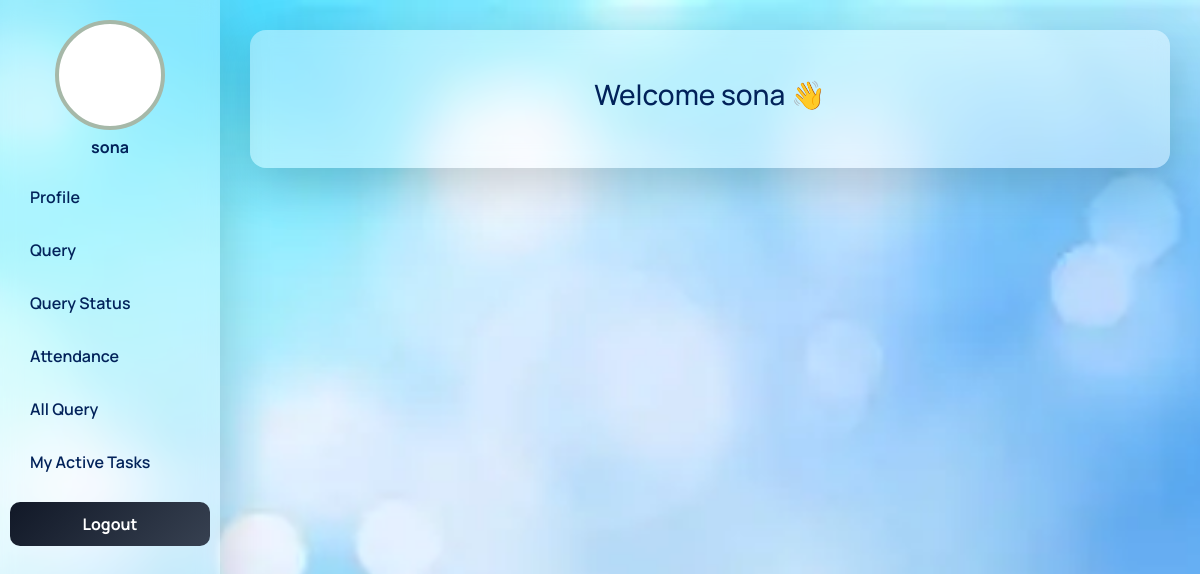
Page /dashboard/ (signed in) on the earlier database version.
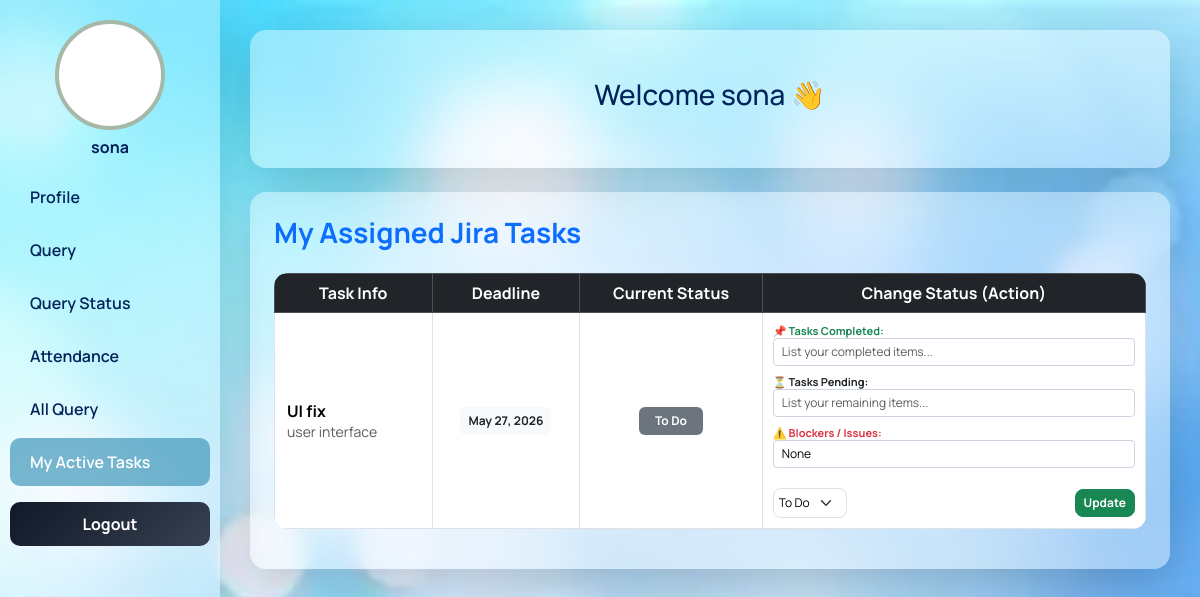
Same page on the later database version.
### app/models.py (models this page shows, shortened)
class AddEmployee(models.Model):
    name = models.CharField(
        max_length=100,
        validators=[MaxLengthValidator(10), MinLengthValidator(3)],
        error_messages={
            'min_length': 'Name must contain at least 3 characters.',
            'max_length': 'Name cannot exceed 20 characters.'
        }
    )
    email = models.EmailField(unique=True)
    contact = models.CharField(
        max_length=15,
        validators=[Emp_contact]
    )
    image = models.ImageField(
        upload_to='employee_images/',
        blank=True,
        null=True
    )
    password = models.CharField(max_length=128)
    department = models.CharField(max_length=50, null=True)
    d_code = models.CharField(max_length=20, null=True)
    d_des = models.CharField(max_length=50, null=True)
    joining_date = models.DateField(null=True, blank=True)
    salary = models.IntegerField(null=True, blank=True)

class Task(models.Model):
    STATUS_CHOICES = [
        ('TODO', 'To Do'),
        ('IN_PROGRESS', 'In Progress'),
        ('DONE', 'Done'),
    ]
    title = models.CharField(max_length=200)
    description = models.TextField()
    assigned_to = models.ForeignKey(AddEmployee, on_delete=models.CASCADE, related_name='tasks')
    status = models.CharField(max_length=20, choices=STATUS_CHOICES, default='TODO')
    created_at = models.DateTimeField(auto_now_add=True)
    due_date = models.DateField()
    progress_note = models.TextField(null=True, blank=True)

### app/views.py (the view)
# urls.py: path('dashboard/',dashboard,name='dashboard'),
def dashboard(req):
    if req.session.get('admin', None):
        data = req.session.get('admin')
        total_emp = new.objects.count()
        total_dep = dep.objects.count()
        total_query = Query.objects.count()
        total_tasks = Task.objects.count() # 🔥 Naya task count
        today = date.today()
        today_attendance = Attendance.objects.filter(date=today).count()
        return render(req, 'admindashboard.html', {
            'data': data,
            'total_emp': total_emp,
            'total_dep': total_dep,
            'total_query': total_query,
            'today_attendance': today_attendance,
            'total_tasks': total_tasks # 🔥 Template me bheja
        })
    elif req.session.get('user_id', None):
        id = req.session['user_id']
        userdata = new.objects.get(id=id)
        my_tasks = Task.objects.filter(assigned_to=userdata).order_by('-created_at')
        return render(req, 'userdashboard.html', {'data': userdata, 'my_tasks': my_tasks})
    else:
        return redirect('login')

### app/templates/userdashboard.html (shortened to what this page needs)
{% block contant %}
<!DOCTYPE html>
<html lang="en">
<head>
    <link href="https://cdn.jsdelivr.net/npm/bootstrap@5.3.2/dist/css/bootstrap.min.css" rel="stylesheet">
</head>
<body>
<div class="wrapper">
    <div class="sidebar shadow-lg">
        <div class="text-center mb-3 px-2">
            {% if data.image %}
            <img src="{{ data.image.url }}" class="profile-img mb-2">
            {% else %}
            <div class="profile-img mb-2 d-block mx-auto" style="background:#fff;"></div>
            {% endif %}
            <h6 style="color:#02225a;font-weight:700;">{{ data.name }}</h6>
        </div>
        <a href="{% url 'profile' %}" class="{% if section == 'profile' %}active{% endif %}">Profile</a>
        <a href="{% url 'query' %}" class="{% if section == 'query' %}active{% endif %}">Query</a>
        <a href="{% url 'query_status' %}" class="{% if section == 'query_status' %}active{% endif %}">Query Status</a>
        <a href="{% url 'my_attendance' %}" class="{% if section == 'attendance' %}active{% endif %}">Attendance</a>
        <a href="{% url 'all_query' %}" class="{% if section == 'all-query' %}active{% endif %}">All Query</a>
        <a href="{% url 'dashboard' %}" class="{% if my_tasks %}active{% endif %}"> My Active Tasks</a>
        <div class="sidebar-logout">
            <form method="post" action="{% url 'logout' %}">
                <button type="submit">Logout</button>
            </form>
        </div>
    </div>
    <div class="main-content">
        {% if not section %}
        <div class="glass shadow-lg p-5 text-center">
            <h3>Welcome {{ data.name }} 👋</h3>
        </div>
        {% endif %}
        {% if my_tasks %}
        <div id="jira_tasks" class="mt-4">
            <div class="glass shadow-lg p-4">
                <h3 class="mb-4 fw-bold text-primary"> My Assigned Jira Tasks</h3>
                <div class="table-responsive">
                    <table class="table table-bordered table-hover text-center align-middle" style="background:rgba(255,255,255,0.55); backdrop-filter:blur(12px); border-radius:14px; overflow:hidden;">
                        <thead class="table-dark" style="background:linear-gradient(135deg,#03161e,#15596d);">
                            <tr>
                                <th>Task Info</th>
                                <th>Deadline</th>
                                <th>Current Status</th>
                                <th>Change Status (Action)</th>
                            </tr>
                        </thead>
                        <tbody>
                            {% for t in my_tasks %}
                            <tr style="background:rgba(255,255,255,0.7);">
                                <td class="text-start" style="padding:12px; color:#000 !important;">
                                    <strong>{{ t.title }}</strong><br>
                                    <small class="text-muted">{{ t.description }}</small>
                                </td>
                                <td style="color:#000 !important;"><span class="badge bg-light text-dark p-2">{{ t.due_date }}</span></td>
                                <td style="color:#000 !important;">
                                    {% if t.status == 'TODO' %}
                                        <span class="badge bg-secondary px-3 py-2">To Do</span>
                                    {% elif t.status == 'IN_PROGRESS' %}
                                        <span class="badge bg-warning text-dark px-3 py-2">In Progress</span>
                                    {% else %}
                                        <span class="badge bg-success px-3 py-2">Done</span>
                                    {% endif %}
                                </td>
                              <td style="padding:10px; min-width: 280px;">
    <form action="{% url 'update_task_status' t.id %}" method="post" class="d-flex flex-column gap-2 align-items-stretch">
        <div class="w-100 d-flex flex-column gap-2 text-start mb-2">
            <div>
                <label class="form-label mb-0 fw-bold text-success" style="font-size: 11px;">📌 Tasks Completed:</label>
                <input type="text" name="completed_tasks" class="form-control form-control-sm" style="font-size: 12px; background: #fff !important; border: 1px solid #cbd5e1 !important; color: #000;" placeholder="List your completed items..." required>
            </div>
            <div>
                <label class="form-label mb-0 fw-bold text-warning text-dark" style="font-size: 11px;">⏳ Tasks Pending:</label>
                <input type="text" name="pending_tasks" class="form-control form-control-sm" style="font-size: 12px; background: #fff !important; border: 1px solid #cbd5e1 !important; color: #000;" placeholder="List your remaining items..." required>
            </div>
            <div>
                <label class="form-label mb-0 fw-bold text-danger" style="font-size: 11px;">⚠️ Blockers / Issues:</label>
                <input type="text" name="issues_tasks" class="form-control form-control-sm" style="font-size: 12px; background: #fff !important; border: 1px solid #cbd5e1 !important; color: #000;" value="None" placeholder="Any technical blockers?" required>
            </div>
        </div>
        <div class="d-flex gap-2 align-items-center justify-content-between mt-1">
            <select name="status" class="form-select form-select-sm" style="width: auto !important; padding: 5px; border-radius: 8px; color:#000; font-size: 12px;">
                <option value="TODO" {% if t.status == 'TODO' %}selected{% endif %}>To Do</option>
            </select>
            <button type="submit" class="btn btn-sm btn-success px-2 py-1" style="border-radius: 8px; font-size:12px; font-weight: bold;">Update</button>
        </div>
    </form>
</td>
                            </tr>
                            {% empty %}
                            <tr>
                                <td colspan="4" class="text-muted py-4" style="color:#000 !important;">No tasks pending for you. Great job!</td>
                            </tr>
                            {% endfor %}
                        </tbody>
                    </table>
                </div>
            </div>
        </div>
        {% endif %}
        </div>
     </div>
</body>
</html>
{% endblock contant %}

### app/templates/userdashboard.html (style rules this page uses)
* { margin:0; padding:0; box-sizing:border-box; font-family:'Manrope',sans-serif; }
html, body { overflow-x:hidden; }
body { background: url('/static/images/new django.webp') no-repeat center center fixed; background-size: cover; min-height: 100vh; }
.wrapper { display:flex; width:100%; min-height:100vh; }
.sidebar { width:220px; min-width:220px; height:100vh; position:fixed; top:0; left:0; padding-top:20px; background:rgba(255,255,255,0.3); backdrop-filter:blur(10px); z-index:999; overflow-y:auto; transition:0.3s ease; }
.glass { background:rgba(255,255,255,0.4); backdrop-filter:blur(10px); border-radius:16px; color:#02225a; }
.profile-img { width:110px; height:110px; border-radius:50%; object-fit:cover; border:4px solid #a6b8a8; }
.sidebar a { display:block; padding:12px 20px; color:#02225a; text-decoration:none; font-weight:600; border-radius:10px; margin:5px 10px; transition:0.2s ease; }
.sidebar a:hover, .sidebar a.active { background:rgba(66,152,185,0.7); color:#fff; }
.sidebar-logout { margin:16px 10px 0; text-align:center; }
.sidebar-logout button { width:100%; border-radius:10px; padding:10px; font-weight:700; border:none; background:linear-gradient(135deg,#111827,#374151); color:white; transition:0.2s ease; cursor:pointer; }
.main-content { margin-left:220px; padding:30px; width:calc(100% - 220px); min-height:100vh; transition:0.3s ease; }
.table-responsive { overflow-x:auto; -webkit-overflow-scrolling:touch; border-radius:12px; }
table { white-space:nowrap; }
#jira_tasks table tbody td:nth-child(1) { white-space: normal !important; max-width: 280px !important; word-break: break-word !important; }

Differences in the rows shown:
added Task: title "UI fix", description "user interface", due_date "May 27, 2026", shows "To Do", status "To Do"
Other differences:
text now shown: "My Assigned Jira Tasks Task Info Deadline Current Status Change Status (Action)"
